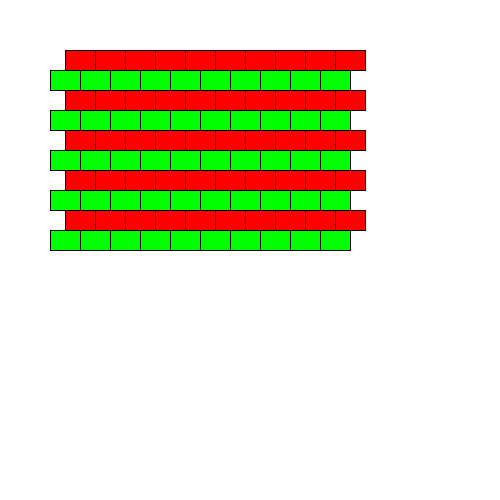
Frame 1 (no input)
Frame 60 (the mouse pressed at the canvas centre just before this capture): identical to frame 1, image omitted
Frame 120 (the mouse held since frame 60 and released just before this capture): identical to frame 1, image omitted

The Processing sketch that drew this single still picture (run headless with seeded random() and noise(); from frame 60 on, the mouse is pressed at the canvas centre):

// Processing sketch: opdracht_9_7
// ── opdracht_9_7.pde


void setup(){
  size(500,500);
  background(255,255,255);
  
}

void draw(){
  for(int x = 0; x < 10; x++){
    for(int y = 0; y < 10; y++){
      if((y) %2 ==0){
        fill(255,0,0);
        rect(x *30 +65, y *20 + 50, 30, 20);
      } else {
        fill(0,255,0);
        rect(x *30 + 50, y *20 + 50, 30, 20);
      }
      
 
    }
    

  }
 

     
     
  
}
